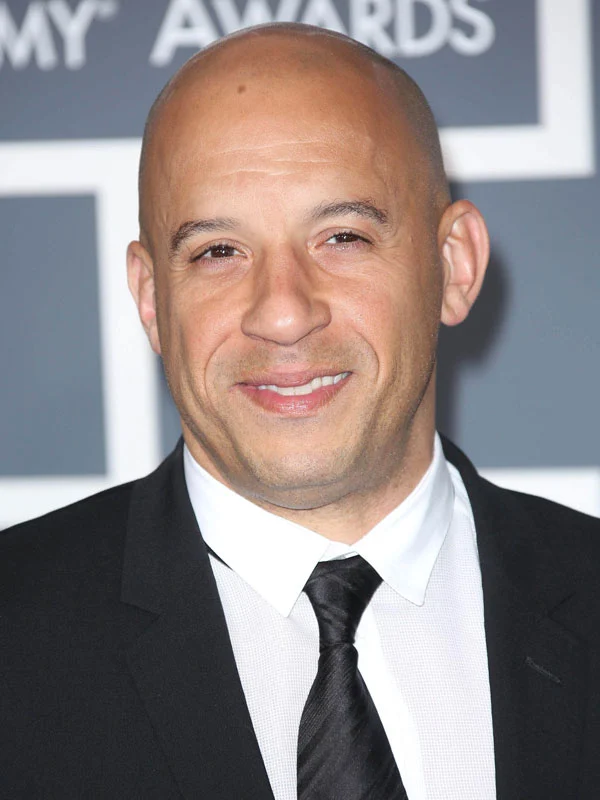
#> input picture IA/PIA/face_swap/vin_diesel.jpg, 600 x 800 px
$ jupyter execute --allow-errors face_swap.ipynb
#> lines starting #> are read from the running program, lines starting #| are printed output that depends on the picture
[cell 1]
import cv2
import mediapipe as mp
from matplotlib import pyplot as plt
import numpy as np

[cell 2]
img = cv2.imread("vin_diesel.jpg")
#> img is the input picture: shape (800, 600, 3); mean B, G, R 133.6, 133.8, 142.9
img_gray = cv2.cvtColor(img, cv2.COLOR_BGR2GRAY)
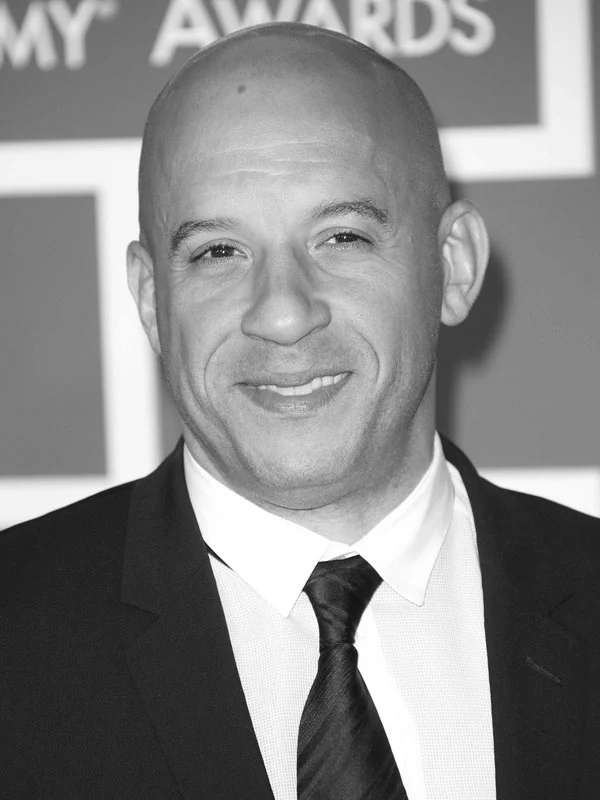
#> img_gray: shape (800, 600); min 16, max 255, mean 136.5
img = cv2.cvtColor(img,cv2.COLOR_BGR2RGB)

img2 = cv2.imread("will_smith.jpg")
#> (the rest of this cell did not finish here and is left out)
